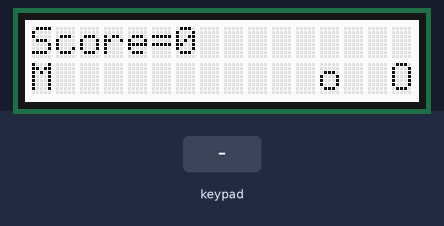
Bench run of a sketch on a simulated Arduino Uno, built with avr-gcc and run on an emulated ATmega328P. Parts: 16×2 character LCD. The test bench sets the inputs (shaded band). Random numbers use the default seed unless the sketch sets one.

Above: at 1.2 s.
1.3 s: key 'R' pressed
At 1.9 s:
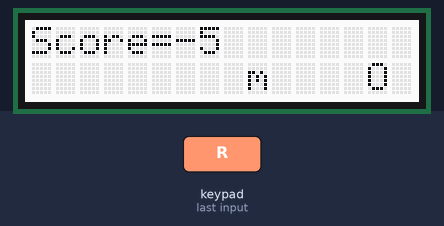
4.3 s: key 'L' pressed
At 5.0 s:
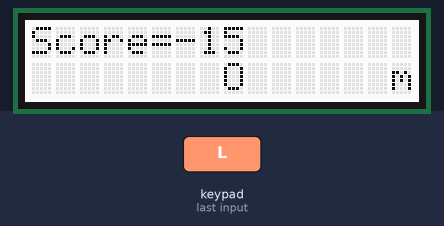
7.1 s: key 'U' pressed
At 7.5 s:
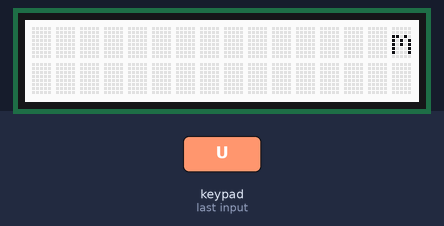
10.1 s: key 'R' pressed
At 12.2 s:
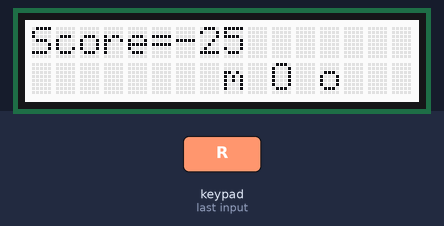
13.1 s: key 'U' pressed
At 13.27 s:
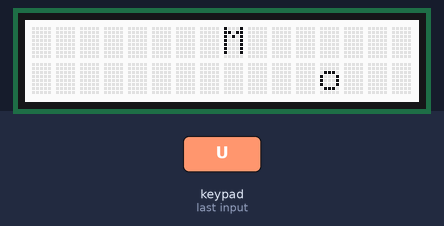
16.1 s: key 'L' pressed
At 17.3 s:
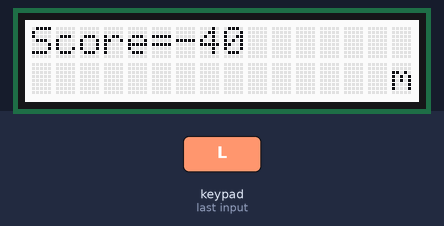

The sketch:

lcd_run_jump.ino
```cpp
/*********************

Example code for the Adafruit RGB Character LCD Shield and Library

This code displays text on the shield, and also reads the buttons on the keypad.
When a button is pressed, the backlight changes color.

**********************/

// include the library code:
#include <Wire.h>
#include <Adafruit_MCP23017.h>
#include <Adafruit_RGBLCDShield.h>

// The shield uses the I2C SCL and SDA pins. On classic Arduinos
// this is Analog 4 and 5 so you can't use those for analogRead() anymore
// However, you can connect other I2C sensors to the I2C bus and share
// the I2C bus.
Adafruit_RGBLCDShield lcd = Adafruit_RGBLCDShield();

// These #defines make it easy to set the backlight color
#define RED 0x1
#define YELLOW 0x3
#define GREEN 0x2
#define TEAL 0x6
#define BLUE 0x4
#define VIOLET 0x5
#define WHITE 0x7

  boolean jump = false;
  boolean right = 0;
  boolean left = 0;
  int x = 0;
  int y = 1;
  int delayTime = 500;
  long timeNow=0;
  int ox = 16;
  long timeNowo=0;
  boolean stomp = false;
  boolean collision = false;
  char* mario = "M";
  long score = 0;
  long oldScore = 0;
  int coin1x = 0;
  int coin1y = 0;
  boolean coin1Alive = true;
  int timeNowc = 0;


void setup() {


  // Debugging output
  Serial.begin(9600);
  // set up the LCD's number of columns and rows:
  lcd.begin(16, 2);

  // Print a message to the LCD. We track how long it takes since
  // this library has been optimized a bit and we're proud of it :)

  //Serial.print("Took "); Serial.print(time); Serial.println(" ms");
  lcd.setBacklight(WHITE);
  randomSeed(millis());
  coin1x = random(0,15);
  coin1y = random(0,1);
}

uint8_t i=0;
void loop() {
  // set the cursor to column 0, line 1
  // (note: line 1 is the second row, since counting begins with 0):
  //lcd.setCursor(0, 0);
  // print the number of seconds since reset:
  //lcd.print(millis()/1000);

  uint8_t buttons = lcd.readButtons();
  lcd.setCursor(x,y);
  lcd.print(mario);

  if (((millis()-timeNowo) > 500)) {


      lcd.setCursor(ox,1);
      if (stomp == false) {
        lcd.print("O ");
      }
      if (stomp == true) {
        lcd.print("_ ");
        delay(1000);
        lcd.print(" ");
        if (abs(ox-x) > 2) stomp=false;
      }
      lcd.setBacklight(WHITE);
      if (ox==0) {
        lcd.setCursor(0,1);
        lcd.print(" ");
        ox=16;
      }
      if (ox !=0) {
        ox--;
      }
      if (collision) {

        mario = "m";
        oldScore = score;
        if (abs(ox-x)>2) {
          collision = false;
        }
      }
      lcd.setCursor(0,0);
      lcd.print("Score=");
      lcd.print(score);
      timeNowo=millis();
  }
      if (millis()-timeNowc >10000) {
        coin1Alive = true;
      }


  if (jump == true && ((millis()-timeNow) > 1000)) {

      lcd.clear();
      y=1;
      lcd.setCursor(x,y);
      lcd.print("M");
      lcd.setBacklight(WHITE);
      if (ox==x && y==1 && stomp == false) {
        stomp = true;
        score+=10;
      }
      jump = false;
  }
  if (buttons & BUTTON_UP) {
    lcd.clear();
    y=0;
    lcd.setCursor(x,y);
    timeNow = millis();
    lcd.print("M");
    lcd.setBacklight(WHITE);
    jump = true;
    //delay(delayTime);

  }
  if (buttons & BUTTON_DOWN) {


  }
  if (buttons & BUTTON_LEFT) {
    lcd.clear();
    if (x==0) {
      x = 16;
      lcd.setCursor(x,y);
      lcd.print("M");
    }
    if (x !=0) {
      x--;
      lcd.setCursor(x,y);
      lcd.print("M");
    }
  }
  if (buttons & BUTTON_RIGHT) {
    lcd.clear();
    if (x==16) {
      x = 0;
      lcd.setCursor(x,y);
      lcd.print("M");
    }
    if (x !=16) {
      x++;
      lcd.setCursor(x,y);
      lcd.print("M");
    }
  }
  if (ox==x && y==1 && stomp==false && collision==false) {
    collision=true;
    score-=10;
  }

  if (score == oldScore + 10) {
     collision=false;
     mario = "M";
  }
  lcd.setCursor(12,1);
  if (coin1Alive == true) {
    lcd.print("o");
    if (x==12 && y == 1) {
      score+=5;
      coin1Alive = false;
      timeNowc = millis();
    }
  }
}
```

Measured:
- what the display in image 1 shows lasts 0.6 s, from 1.5 s to 2.1 s
- what the display in image 3 shows lasts 0.4 s, from 7.3 s to 7.7 s
